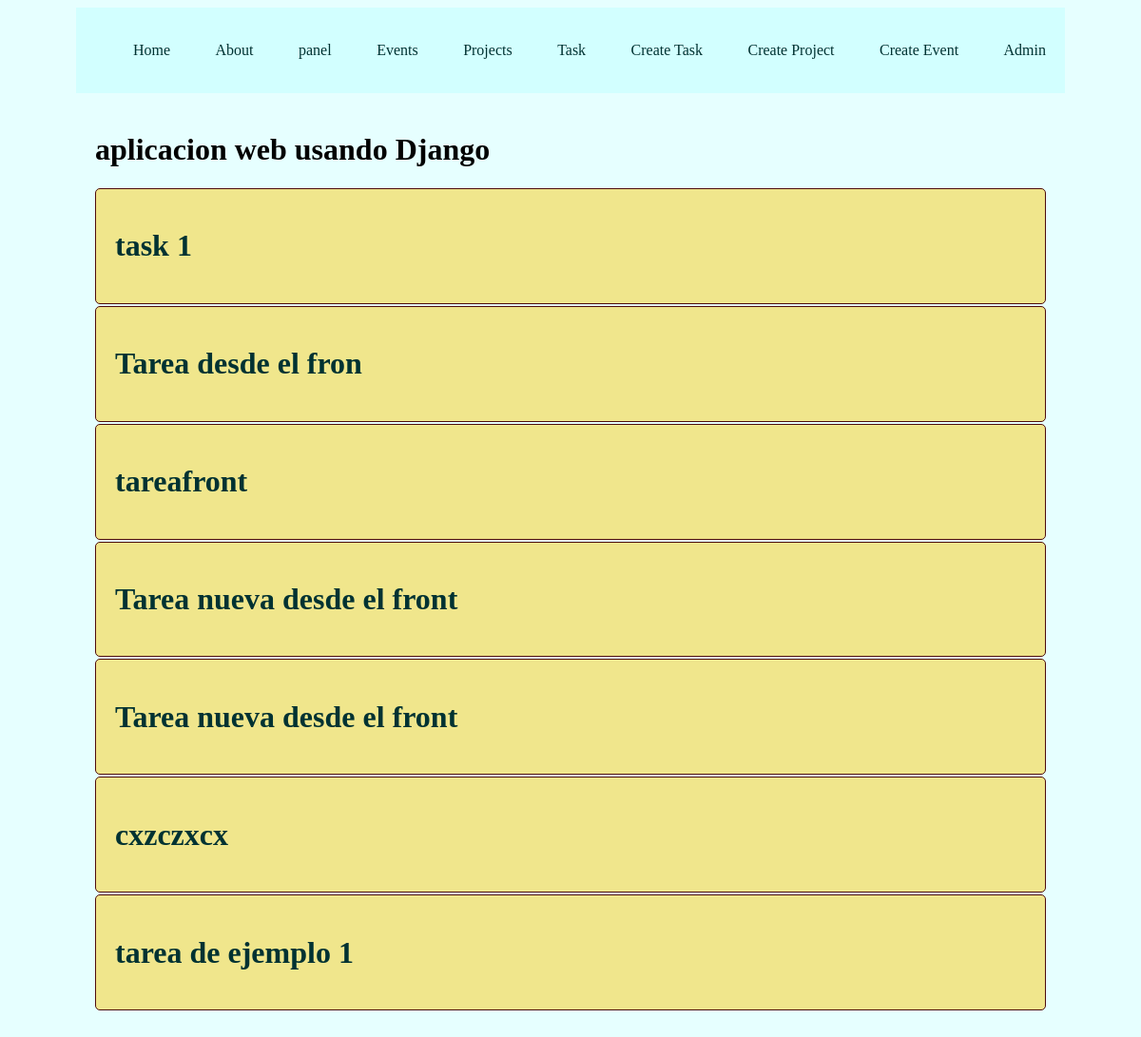
The app's page /projects/2 with its own data.
### eventos/models.py (models this page shows, shortened)
class Project(models.Model):
    name = models.CharField(max_length=200)
    def __str__(self):
        return self.name

class Task(models.Model):
    title = models.CharField(max_length=200)
    description = models.TextField()
    project = models.ForeignKey(Project, on_delete=models.CASCADE)
    done = models.BooleanField(default=False)

### eventos/views.py (the view)
# urls.py: path('projects/<int:id>', views.project_detail, name="project_detail"),
def project_detail(request, id):
    project = get_object_or_404(Project, id=id)
    tasks=Task.objects.filter(project_id=id)
    return render(request, 'projects/detail.html', {
        'project' : project,
        'tasks':tasks
    })

### eventos/templates/Projects/detail.html
{% extends 'layouts/base.html' %}
{% block content %}
<h1>{{project}}</h1>
{% for task in tasks %}
<div class="card">
    <h1>{{task.title}}</h1>
</div>
{% endfor %}
{% endblock %}

### static/css/main.css (style rules this page uses)
body { background:rgba(230, 255, 255) ; color: rgb(25, 0, 0,); }
.card { color : rgb(0, 50, 50); background: khaki; border: 1px solid #4d0d0d; padding: 20px; border-radius: 5px; margin-bottom: 2px; }

### records on screen
Project: name "aplicacion web usando Django"
Task: title "task 1"
Task: title "Tarea desde el fron"
Task: title "tareafront"
Task: title "Tarea nueva desde el front"
Task: title "Tarea nueva desde el front"
Task: title "cxzczxcx"
Task: title "tarea de ejemplo 1"
